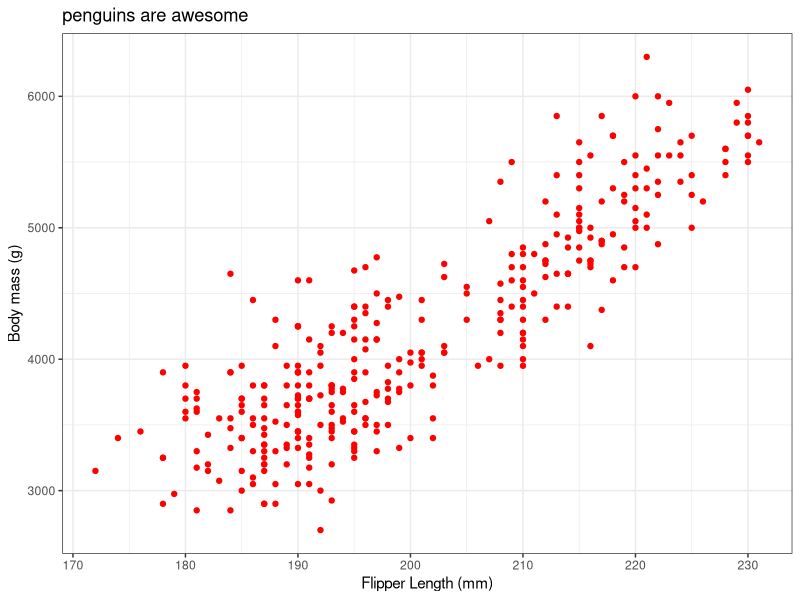
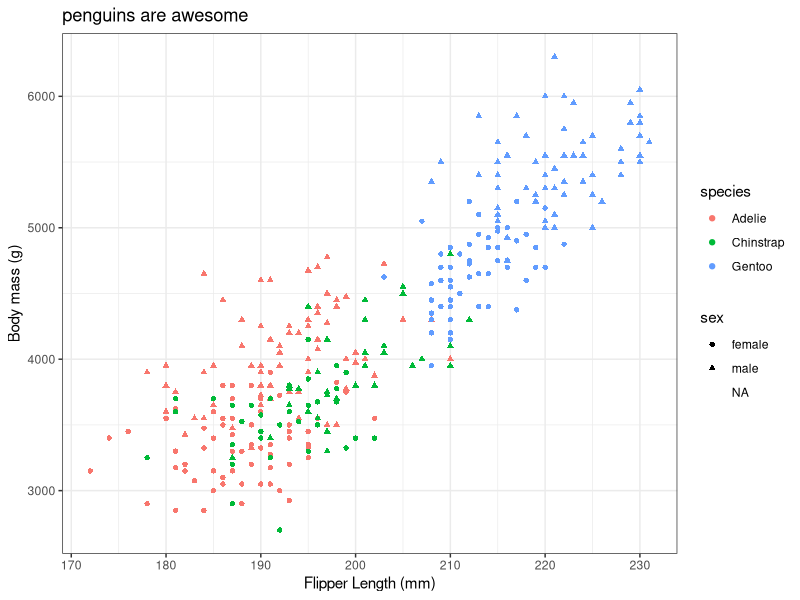
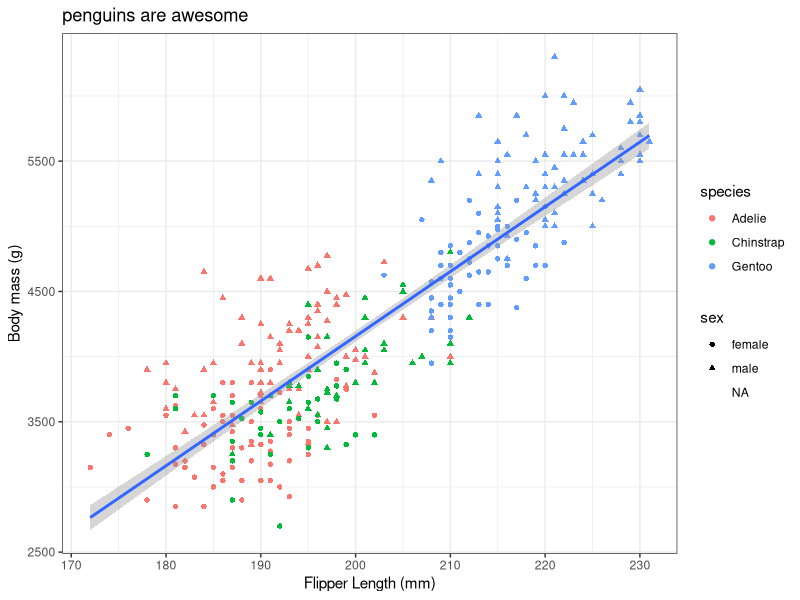
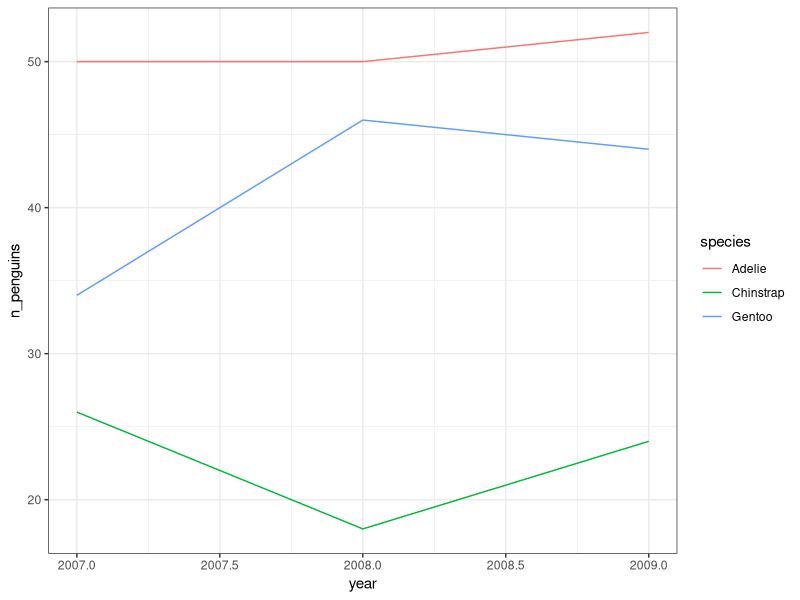
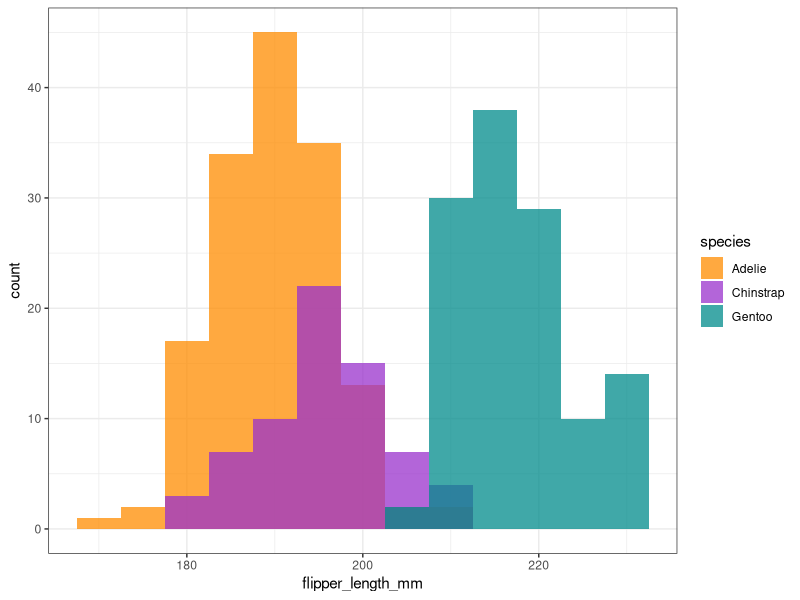
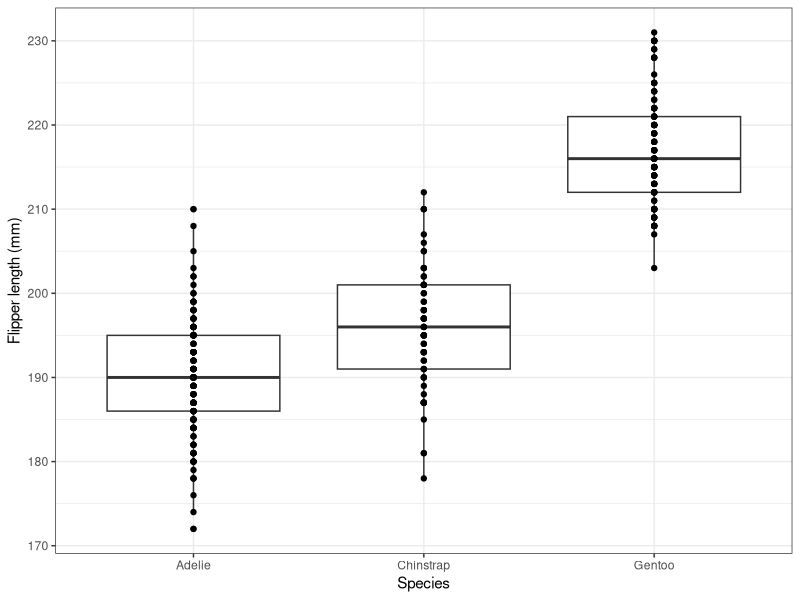
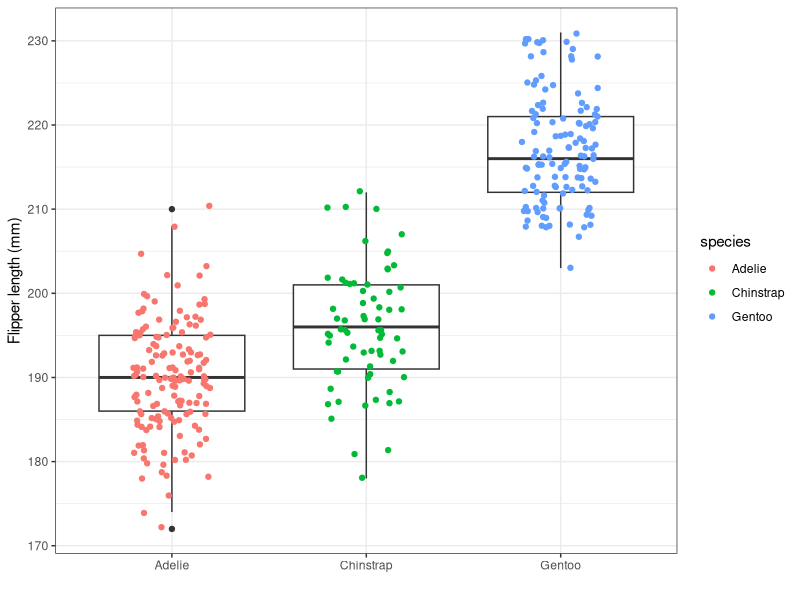
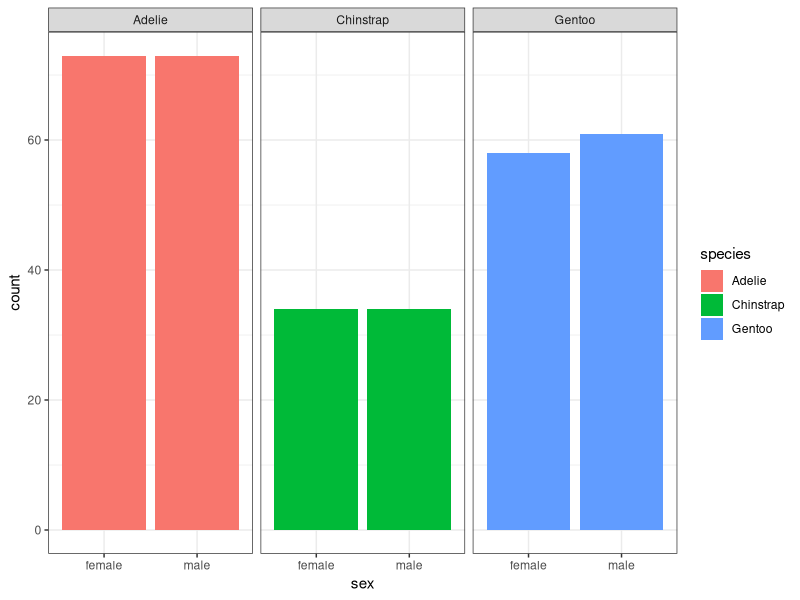

Write the R code that produced these figures, in order. (Note: this script raises an error after producing the figures.)
# 2026-02-17
# JEL

#ggplot intro

library(tidyverse)
library(palmerpenguins)

head(penguins)

# scatter plot: flipper length v. body mass
ggplot(data = penguins) + 
  geom_point(aes(x = flipper_length_mm, y = body_mass_g), color = "red") +
  xlab("Flipper Length (mm)") +
  ylab("Body mass (g)") +
  ggtitle("penguins are awesome") +
  theme_bw()

# geom_point = scatter plot 
# aes = aesthetic, anything to do with the data itself and how you want the data mapped
# color = "red", does not go in aes() bc has nothing to do with data itself and how it is mapped
# theme_bw, black and white
# theme_classic, no grid black axes
# ggtitle gives plot a main title

# same plot but color points by penguin species
ggplot(data = penguins) + 
  geom_point(aes(x = flipper_length_mm, y = body_mass_g, color = species, shape = sex)) +
  xlab("Flipper Length (mm)") +
  ylab("Body mass (g)") +
  ggtitle("penguins are awesome") +
  theme_bw()
# color is ran in aes bc you are wanting to manipulate how the actual data is mapped
# shape = sex gives each species a different shape, also in aes 

ggplot(data = penguins) + 
  geom_point(aes(x = flipper_length_mm, y = body_mass_g, color = species, shape = sex)) +
  geom_smooth(aes(x = flipper_length_mm, y = body_mass_g), method = "lm") + 
  xlab("Flipper Length (mm)") +
  ylab("Body mass (g)") +
  ggtitle("penguins are awesome") +
  theme_bw()
# geom_smooth introduces line that shows smoothed data on top of scatter plot
# output = `geom_smooth()` using method = 'loess' and formula = 'y ~ x'
# without setting a method it will do what it finds to be best
# method = lm, linear model

penguins_ts = penguins %>%
  group_by(species, year) %>%
  summarize(n_penguins = n())
penguins_ts

ggplot(data = penguins_ts) +
  geom_line(aes(x = year, y = n_penguins, color = species)) + 
  theme_bw()

# histogram - univariable plotting
ggplot(data = penguins) +
  geom_histogram(aes(x = flipper_length_mm, fill = species), 
                    position = "identity",
                    alpha = 0.75,
                    binwidth = 5) +
  scale_fill_manual(values = c("darkorange", "darkorchid", "cyan4")) +
  theme_bw()
# color = species will outline the bar
# fill = species will fill in the whole bar
# fill will stack bars on top of each other rather than behind each other, WILL NOT SHOW TRUE VALUES
# position = identity, bars will stack behind each other
# alpha = 0.75 will change the transparency of the bars so you can see each color 
# scale_fill_manual = choose the colors manually and its fed as values and a vector of colors
# binwidth = 5, every flipper length in 5 mm range is binned together

# boxplots
ggplot(data = penguins) +
  geom_boxplot(aes(y = flipper_length_mm, x = species)) +
  geom_point(aes(y = flipper_length_mm, x = species)) +
  xlab("Species") +
  ylab("Flipper length (mm)") +
  theme_bw()
# geom_point adds a scatter plot of the data over the box plot to show the true data

# using jitter to move points off of the actual box plot
ggplot(data = penguins) +
  geom_boxplot(aes(y = flipper_length_mm, x = species)) +
  geom_jitter(aes(y = flipper_length_mm, x = species, color = species), width = 0.2) +
  xlab("") +
  ylab("Flipper length (mm)") +
  theme_bw()


# bar plots
my_sex_plot = ggplot(data = penguins %>% filter(!is.na(sex))) +
  geom_bar(aes(x = sex, fill = species)) +
  facet_wrap(~species, nrow = 1) +
  theme_bw()
# facet_wrap, create a different panel for each different quantity in the variable I fed you
# coord_flip will flip the axes

ggsave(filename = "figures/my_sex_plot.png", 
        plot = my_sex_plot,
        width = 5,
        height = 4,
        units = "in",
        dpi = 300)


# Exercise 2.2
ggplot(data = penguins) +
  geom_point(aes(x = , y = ), color = species)
# scales = fixed v. scales = free